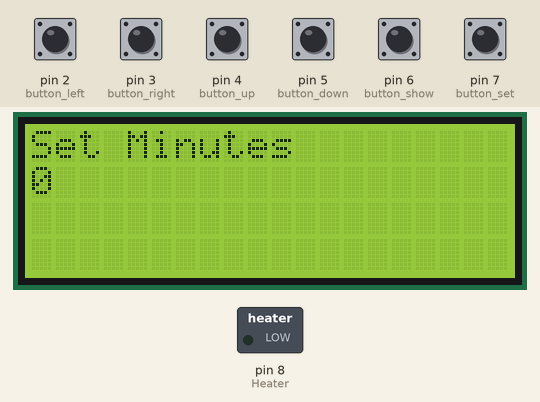
Recording of a sketch running on a simulated Arduino Uno, built with avr-gcc and run on an emulated ATmega328P. On the bench: 20×4 character LCD, switched loads named in the sketch (green lamp = pin HIGH). The inputs (shaded band) are chosen by the test bench; at power-on: pin 2 (button_left), pin 3 (button_right), pin 4 (button_up), pin 5 (button_down), pin 6 (button_show), pin 7 (button_set) HIGH. The local clock reads 2024-03-15 10:24:30 at power-on unless the sketch sets it; what the sketch prints to the serial monitor is not drawn.

Above: at 1.3 s.
1.4 s: pin 3 (button_right) pulled LOW for 2.7 s
At 3.8 s:
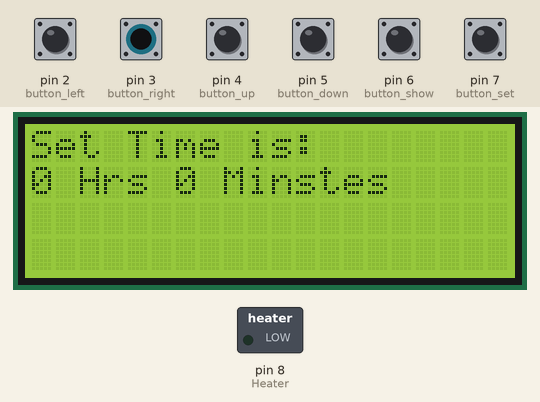
5.6 s: pin 4 (button_up) pulled LOW for 2.7 s
At 6.97 s:
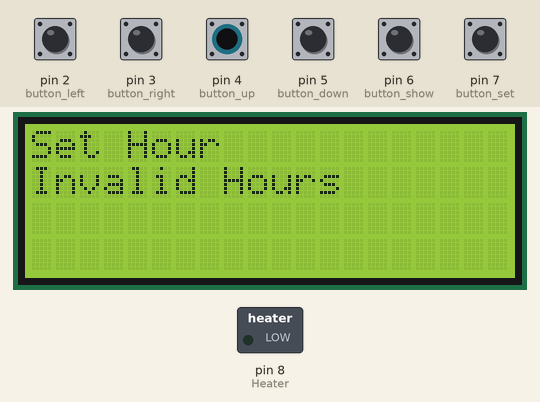
9.8 s: pin 2 (button_left) pulled LOW for 2.7 s
At 12.5 s:
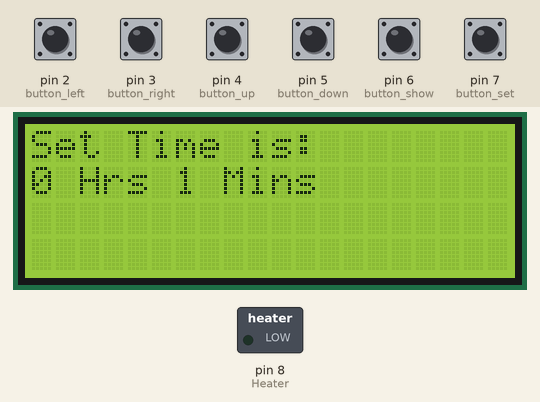
14.0 s: pin 6 (button_show) pulled LOW for 2.7 s
23.6 s: pin 5 (button_down) pulled LOW for 2.7 s
At 26.37 s:
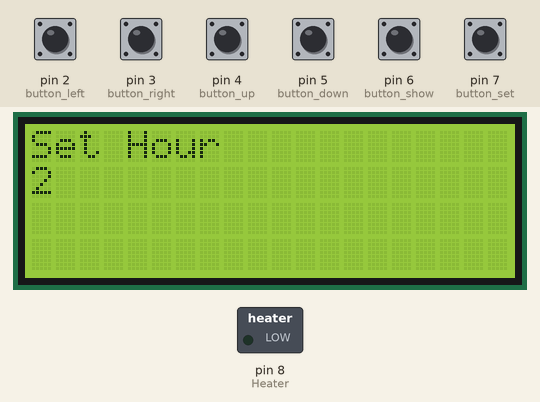
27.8 s: pin 2 (button_left) pulled LOW for 2.7 s
At 29.9 s:
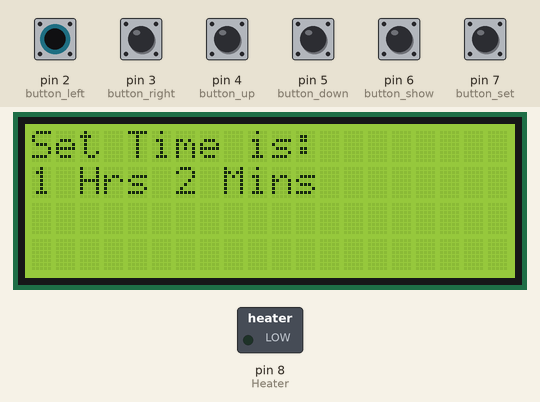

The sketch:

Auto_timer.ino
```cpp
#include <DS3232RTC.h>
#include <Wire.h>
#include <LiquidCrystal_I2C.h>

//Definig the functions
#define OnHr
#define OnMin

LiquidCrystal_I2C lcd(0x27, 20, 4);

//Setting the button variables
int button_left = 2;
int button_right = 3;
int button_up = 4;
int button_down = 5;
int button_show = 6;
int button_set = 7;

//ON Time
int setOnHour = 0;
int setOnMinutes = 0;
int setHrs = 0;

bool setSetOn = false;

int Heater = 8;
void setup() {
  // put your setup code here, to run once:
  pinMode(button_left, INPUT_PULLUP);
  pinMode(button_right, INPUT_PULLUP);
  pinMode(button_up, INPUT_PULLUP);
  pinMode(button_down, INPUT_PULLUP);
  pinMode(button_show, INPUT_PULLUP);
  pinMode(button_set, INPUT_PULLUP);
  pinMode(Heater, OUTPUT);

  setSyncProvider(RTC.get);
  Serial.begin(9600);

  lcd.init();                      // initialize the lcd
  lcd.init();
  // Print a message to the LCD.
  lcd.backlight();
}

void loop() {
  setOnHour = OnHr::settings();
  setOnMinutes = OnMin::mint();

  if (setOnHour <= 0) {
    setOnHour = 0;
  }
  else if (setOnHour == 13) {
    OnHr::settings();
  }

  if (setOnMinutes <= 0) {
    setOnMinutes = 0;
  }

  else if (setOnMinutes == 60) {
    OnMin::mint();
  }

  if (digitalRead(button_set) == HIGH) {
    //For Serial Monitor
    Serial.print("Set Time is: ");
    Serial.print(setOnHour);
    Serial.print(" Hours ");
    Serial.print(setOnMinutes);
    Serial.println(" Minutes");
    //For LCD
    lcd.setCursor(0, 0);
    lcd.print("Set Time is:");
    lcd.setCursor(0, 1);
    lcd.print(setOnHour);
    lcd.print(" Hrs ");
    lcd.print(setOnMinutes);
    lcd.print(" Mins");
    delay(500);
    lcd.clear();

    setSetOn = true;
  }
  if (hour() > 12) {
    setHrs = 12 + setOnHour;
  }
  else {
    setHrs = setOnHour;
  }

  if (setSetOn == true) {
    if (hour() == setHrs && minute() == setOnMinutes) {
      Serial.println("Heater On");
      lcd.setCursor(0, 0);
      lcd.print("Heater On");
      digitalWrite(Heater, HIGH);
      delay(1000);
    }

    else if (hour() == setHrs + 1 && minute() == setOnMinutes) {
      Serial.println("Heater Off");
      lcd.setCursor(0, 0);
      lcd.print("Heater Off");
      digitalWrite(Heater, LOW);
      delay(1000);
    }
    else if (hour() == setHrs + 2 && minute() == 0) {
      Serial.println("Heater On");
      lcd.setCursor(0, 0);
      lcd.print("Heater On");
      digitalWrite(Heater, HIGH);
      delay(1000);
    }
    else if (hour() == setHrs + 3 && minute() == 0) {
      Serial.println("Heater Off");
      lcd.setCursor(0, 0);
      lcd.print("Heater Off");
      digitalWrite(Heater, LOW);
      delay(1000);
      setSetOn = false;
    }
  }

  if (digitalRead(button_show) == HIGH) {
    Serial.print("Current Time is  : ");
    lcd.setCursor(0, 0);
    lcd.print("Current Time is:");
    lcd.setCursor(0, 1);
    if (hour() > 12) {
      Serial.print(hour() - 12);
      lcd.print(hour() - 12);

    }
    else {
      Serial.print(hour());
      lcd.print(hour());
    }
    lcd.print(" Hrs ");
    Serial.print(" Hour ");
    Serial.print(minute());
    Serial.println("  Minute");
    //For Lcd
    lcd.print(minute());
    lcd.print(" Mins");
    delay(500);
    lcd.clear();
  }
}
```

OnHr.ino
```cpp
int j;

int settings() {
  lcd.clear();
  // put your main code here, to run repeatedly:
  int a = digitalRead(button_up);
  if (a == 1) {
    j = j + 1;
    lcd.setCursor(0,0);
    lcd.print("Set Hour");
    Serial.println(j);
    lcd.setCursor(0,1);
    lcd.print(j);
    delay(300);
  }

  int b = digitalRead(button_down);
  if (b == 1) {
    j = j - 1;
    Serial.println(j);
    lcd.setCursor(0,0);
    lcd.print("Set Hour");
    lcd.setCursor(0,1);
    lcd.print(j);
     if(j == -1){
      lcd.setCursor(0,1);
      lcd.print("Invalid Hours");
    }
    delay(300);
  }
  if(j==12){
   j = 0;
  }
   if(j <= -1){
     j = 0;
  }
  return j;
}
```

OnMin.ino
```cpp
int i;

int mint() {
  lcd.clear();
  // put your main code here, to run repeatedly:
  int a = digitalRead(button_right);
  if (a == 1) {
    i = i + 1;
    lcd.setCursor(0,0);
    lcd.print("Set Minutes");
    Serial.println(i);
    lcd.setCursor(0,1);
    lcd.print(i);
    delay(300);
  }

  int b = digitalRead(button_left);
  if (b == 1) {
    i = i - 1;
    Serial.println(i);
    lcd.setCursor(0,0);
    lcd.print("Set Minutes");
    lcd.setCursor(0,1);
    lcd.print(i);
    if(i == -1){
      lcd.setCursor(0,1);
      lcd.print("Invalid Minutes");
    }
    delay(300);
  }
  if(i == 60){
    i = 0;
  }
  if(i <= -1){
     i = 0;
  }
  return i;
}
```

Measured:
- after the input at 1.4 s, the display: first differs from a run without the input after 1.7 s (image 1 shows a later state)
- after the input at 5.6 s, the display: first differs from a run without the input after 1.2 s (image 2)
- what the display in image 1 shows lasts 0.6 s, from 3.4 s to 4.0 s
